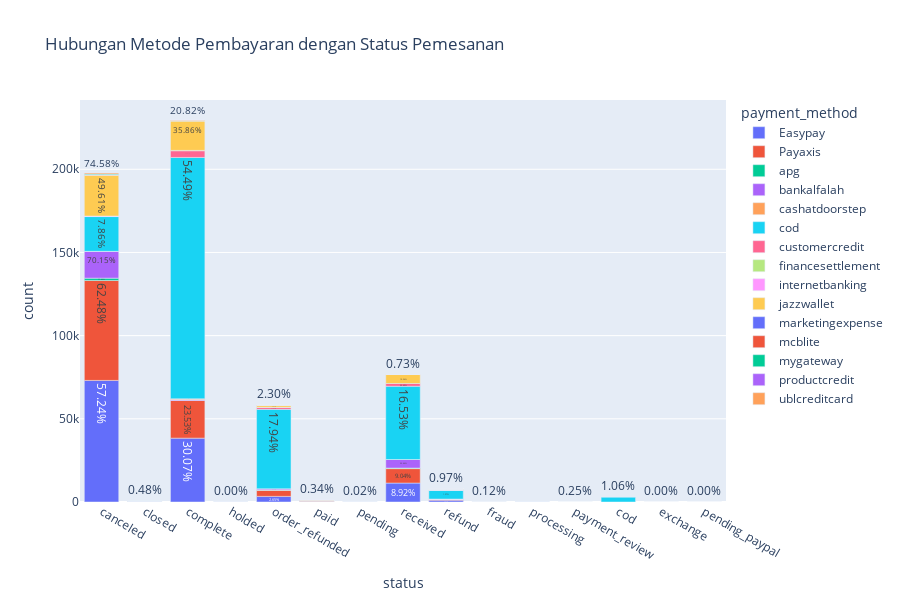

Notebook cell for this chart:
### Markdown cell above
**Soal No. 5**  
Apakah terdapat hubungan antara metode pembayaran dan status pemesanan ?

### Code cell
plt.figure(figsize=(15,10))
new_tab = df5[['payment_method', 'status']]
stack = new_tab.groupby(['payment_method','status']).size().reset_index(name='count')
stack['Percentage'] = 100 * stack['count'] / stack.groupby('payment_method')['count'].transform('sum')
fig = px.bar(stack, x="status", y="count", color="payment_method", text=stack['Percentage'].apply(lambda x: '{0:1.2f}%'.format(x)), title="Hubungan Metode Pembayaran dengan Status Pemesanan", height=600)
fig.show()

### Figure 1 — Plotly figure (JSON) as saved in the notebook; plotly's stock layout.template omitted (floating-point values rounded to 4 significant figures)
{"data": [{"alignmentgroup": "True", "hovertemplate": "payment_method=Easypay<br>status=%{x}<br>count=%{y}<br>text=%{text}<extra></extra>", "legendgroup": "Easypay", "marker": {"color": "#636efa", "pattern": {"shape": ""}}, "name": "Easypay", "offsetgroup": "Easypay", "orientation": "v", "showlegend": true, "text": ["57.24%", "0.01%", "30.07%", "0.00%", "2.65%", "0.23%", "0.03%", "8.92%", "0.86%"], "textposition": "auto", "type": "bar", "x": ["canceled", "closed", "complete", "holded", "order_refunded", "paid", "pending", "received", "refund"], "xaxis": "x", "y": [73081, 18, 38386, 2, 3377, 293, 33, 11382, 1093], "yaxis": "y"}, {"alignmentgroup": "True", "hovertemplate": "payment_method=Payaxis<br>status=%{x}<br>count=%{y}<br>text=%{text}<extra></extra>", "legendgroup": "Payaxis", "marker": {"color": "#EF553B", "pattern": {"shape": ""}}, "name": "Payaxis", "offsetgroup": "Payaxis", "orientation": "v", "showlegend": true, "text": ["62.48%", "0.07%", "23.53%", "0.01%", "0.01%", "3.88%", "0.41%", "0.00%", "9.04%", "0.56%"], "textposition": "auto", "type": "bar", "x": ["canceled", "closed", "complete", "fraud", "holded", "order_refunded", "paid", "processing", "received", "refund"], "xaxis": "x", "y": [60103, 71, 22633, 9, 8, 3732, 396, 4, 8695, 541], "yaxis": "y"}, {"alignmentgroup": "True", "hovertemplate": "payment_method=apg<br>status=%{x}<br>count=%{y}<br>text=%{text}<extra></extra>", "legendgroup": "apg", "marker": {"color": "#00cc96", "pattern": {"shape": ""}}, "name": "apg", "offsetgroup": "apg", "orientation": "v", "showlegend": true, "text": ["77.42%", "1.54%", "2.39%", "1.14%", "17.35%", "0.17%"], "textposition": "auto", "type": "bar", "x": ["canceled", "complete", "order_refunded", "paid", "received", "refund"], "xaxis": "x", "y": [1361, 27, 42, 20, 305, 3], "yaxis": "y"}, {"alignmentgroup": "True", "hovertemplate": "payment_method=bankalfalah<br>status=%{x}<br>count=%{y}<br>text=%{text}<extra></extra>", "legendgroup": "bankalfalah", "marker": {"color": "#ab63fa", "pattern": {"shape": ""}}, "name": "bankalfalah", "offsetgroup": "bankalfalah", "orientation": "v", "showlegend": true, "text": ["70.15%", "0.02%", "2.48%", "0.07%", "3.25%", "0.80%", "0.25%", "0.03%", "22.46%", "0.50%"], "textposition": "auto", "type": "bar", "x": ["canceled", "closed", "complete", "holded", "order_refunded", "paid", "payment_review", "processing", "received", "refund"], "xaxis": "x", "y": [16125, 5, 571, 15, 746, 183, 57, 8, 5164, 114], "yaxis": "y"}, {"alignmentgroup": "True", "hovertemplate": "payment_method=cashatdoorstep<br>status=%{x}<br>count=%{y}<br>text=%{text}<extra></extra>", "legendgroup": "cashatdoorstep", "marker": {"color": "#FFA15A", "pattern": {"shape": ""}}, "name": "cashatdoorstep", "offsetgroup": "cashatdoorstep", "orientation": "v", "showlegend": true, "text": ["0.65%", "88.79%", "5.82%", "1.08%", "3.66%"], "textposition": "auto", "type": "bar", "x": ["canceled", "complete", "order_refunded", "received", "refund"], "xaxis": "x", "y": [3, 412, 27, 5, 17], "yaxis": "y"}, {"alignmentgroup": "True", "hovertemplate": "payment_method=cod<br>status=%{x}<br>count=%{y}<br>text=%{text}<extra></extra>", "legendgroup": "cod", "marker": {"color": "#19d3f3", "pattern": {"shape": ""}}, "name": "cod", "offsetgroup": "cod", "orientation": "v", "showlegend": true, "text": ["7.86%", "0.13%", "1.06%", "54.49%", "0.00%", "0.00%", "17.94%", "0.00%", "0.01%", "16.53%", "1.97%"], "textposition": "auto", "type": "bar", "x": ["canceled", "closed", "cod", "complete", "exchange", "holded", "order_refunded", "pending_paypal", "processing", "received", "refund"], "xaxis": "x", "y": [20918, 359, 2829, 145083, 4, 6, 47768, 7, 20, 44008, 5236], "yaxis": "y"}, {"alignmentgroup": "True", "hovertemplate": "payment_method=customercredit<br>status=%{x}<br>count=%{y}<br>text=%{text}<extra></extra>", "legendgroup": "customercredit", "marker": {"color": "#FF6692", "pattern": {"shape": ""}}, "name": "customercredit", "offsetgroup": "customercredit", "orientation": "v", "showlegend": true, "text": ["0.41%", "0.32%", "55.39%", "17.00%", "1.25%", "0.04%", "22.60%", "2.99%"], "textposition": "auto", "type": "bar", "x": ["canceled", "closed", "complete", "order_refunded", "paid", "pending", "received", "refund"], "xaxis": "x", "y": [30, 24, 4093, 1256, 92, 3, 1670, 221], "yaxis": "y"}, {"alignmentgroup": "True", "hovertemplate": "payment_method=financesettlement<br>status=%{x}<br>count=%{y}<br>text=%{text}<extra></extra>", "legendgroup": "financesettlement", "marker": {"color": "#B6E880", "pattern": {"shape": ""}}, "name": "financesettlement", "offsetgroup": "financesettlement", "orientation": "v", "showlegend": true, "text": ["6.67%", "60.00%", "6.67%", "26.67%"], "textposition": "auto", "type": "bar", "x": ["canceled", "complete", "order_refunded", "refund"], "xaxis": "x", "y": [1, 9, 1, 4], "yaxis": "y"}, {"alignmentgroup": "True", "hovertemplate": "payment_method=internetbanking<br>status=%{x}<br>count=%{y}<br>text=%{text}<extra></extra>", "legendgroup": "internetbanking", "marker": {"color": "#FF97FF", "pattern": {"shape": ""}}, "name": "internetbanking", "offsetgroup": "internetbanking", "orientation": "v", "showlegend": true, "text": ["59.55%", "0.91%", "33.86%", "3.41%", "2.27%"], "textposition": "auto", "type": "bar", "x": ["canceled", "closed", "complete", "order_refunded", "refund"], "xaxis": "x", "y": [262, 4, 149, 15, 10], "yaxis": "y"}, {"alignmentgroup": "True", "hovertemplate": "payment_method=jazzwallet<br>status=%{x}<br>count=%{y}<br>text=%{text}<extra></extra>", "legendgroup": "jazzwallet", "marker": {"color": "#FECB52", "pattern": {"shape": ""}}, "name": "jazzwallet", "offsetgroup": "jazzwallet", "orientation": "v", "showlegend": true, "text": ["49.61%", "0.01%", "35.86%", "2.42%", "0.34%", "0.02%", "0.00%", "10.94%", "0.80%"], "textposition": "auto", "type": "bar", "x": ["canceled", "closed", "complete", "order_refunded", "paid", "pending", "processing", "received", "refund"], "xaxis": "x", "y": [24497, 4, 17708, 1193, 166, 12, 1, 5403, 394], "yaxis": "y"}, {"alignmentgroup": "True", "hovertemplate": "payment_method=marketingexpense<br>status=%{x}<br>count=%{y}<br>text=%{text}<extra></extra>", "legendgroup": "marketingexpense", "marker": {"color": "#636efa", "pattern": {"shape": ""}}, "name": "marketingexpense", "offsetgroup": "marketingexpense", "orientation": "v", "showlegend": true, "text": ["66.67%", "33.33%"], "textposition": "auto", "type": "bar", "x": ["complete", "received"], "xaxis": "x", "y": [4, 2], "yaxis": "y"}, {"alignmentgroup": "True", "hovertemplate": "payment_method=mcblite<br>status=%{x}<br>count=%{y}<br>text=%{text}<extra></extra>", "legendgroup": "mcblite", "marker": {"color": "#EF553B", "pattern": {"shape": ""}}, "name": "mcblite", "offsetgroup": "mcblite", "orientation": "v", "showlegend": true, "text": ["31.33%", "0.19%", "41.46%", "25.14%", "0.38%", "1.50%"], "textposition": "auto", "type": "bar", "x": ["canceled", "closed", "complete", "order_refunded", "received", "refund"], "xaxis": "x", "y": [167, 1, 221, 134, 2, 8], "yaxis": "y"}, {"alignmentgroup": "True", "hovertemplate": "payment_method=mygateway<br>status=%{x}<br>count=%{y}<br>text=%{text}<extra></extra>", "legendgroup": "mygateway", "marker": {"color": "#00cc96", "pattern": {"shape": ""}}, "name": "mygateway", "offsetgroup": "mygateway", "orientation": "v", "showlegend": true, "text": ["97.64%", "2.20%", "0.16%"], "textposition": "auto", "type": "bar", "x": ["canceled", "complete", "order_refunded"], "xaxis": "x", "y": [620, 14, 1], "yaxis": "y"}, {"alignmentgroup": "True", "hovertemplate": "payment_method=productcredit<br>status=%{x}<br>count=%{y}<br>text=%{text}<extra></extra>", "legendgroup": "productcredit", "marker": {"color": "#ab63fa", "pattern": {"shape": ""}}, "name": "productcredit", "offsetgroup": "productcredit", "orientation": "v", "showlegend": true, "text": ["1.80%", "1.80%", "74.77%", "8.11%", "13.51%"], "textposition": "auto", "type": "bar", "x": ["canceled", "closed", "complete", "order_refunded", "refund"], "xaxis": "x", "y": [2, 2, 83, 9, 15], "yaxis": "y"}, {"alignmentgroup": "True", "hovertemplate": "payment_method=ublcreditcard<br>status=%{x}<br>count=%{y}<br>text=%{text}<extra></extra>", "legendgroup": "ublcreditcard", "marker": {"color": "#FFA15A", "pattern": {"shape": ""}}, "name": "ublcreditcard", "offsetgroup": "ublcreditcard", "orientation": "v", "showlegend": true, "text": ["74.58%", "0.48%", "20.82%", "0.12%", "2.30%", "0.73%", "0.97%"], "textposition": "auto", "type": "bar", "x": ["canceled", "closed", "complete", "fraud", "order_refunded", "received", "refund"], "xaxis": "x", "y": [616, 4, 172, 1, 19, 6, 8], "yaxis": "y"}], "layout": {"barmode": "relative", "height": 600, "legend": {"title": {"text": "payment_method"}, "tracegroupgap": 0}, "title": {"text": "Hubungan Metode Pembayaran dengan Status Pemesanan"}, "xaxis": {"anchor": "y", "domain": [0, 1], "title": {"text": "status"}}, "yaxis": {"anchor": "x", "domain": [0, 1], "title": {"text": "count"}}}}
